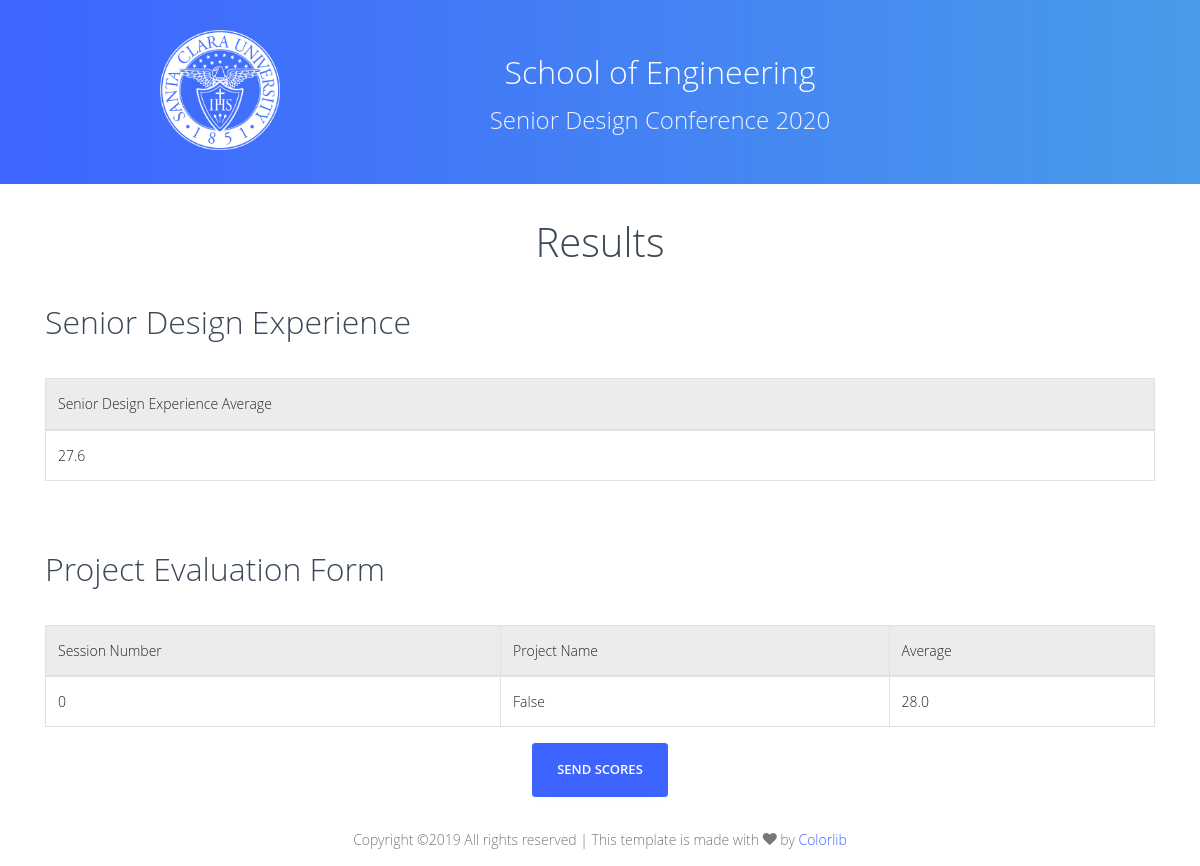
/home/admin/results/, run on an earlier commit of the app's database.
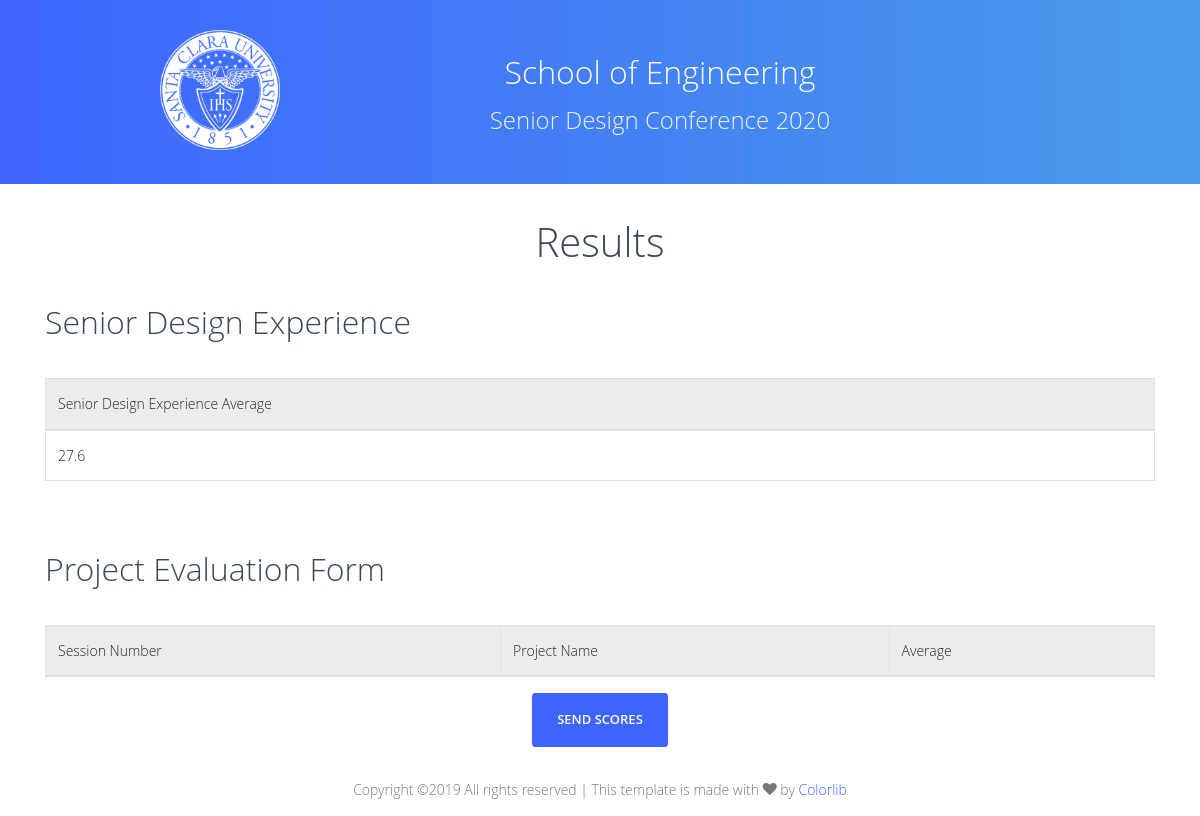
And on a later commit of the database.
### judges/models.py (models this page shows, shortened)
class PerGroupForm(models.Model):
    CHOICES = (
    (1, '1'),
    (2, '2'),
    (3, '3'),
    (4, '4'),
    (5, '5'),
    )
    sessionNum = models.IntegerField()
    roomNum = models.IntegerField()
    project_name= models.CharField(max_length=20)
    group_name= models.CharField(max_length=20)
    advisor_name= models.CharField(max_length=20)
    technical_accuracy= models.IntegerField(choices=CHOICES)
    creativity= models.IntegerField(choices=CHOICES)
    supporting_work= models.IntegerField(choices=CHOICES)
    design_process= models.IntegerField(choices=CHOICES)
    project_complexity= models.IntegerField(choices=CHOICES)
    completion= models.IntegerField(choices=CHOICES)
    tests= models.IntegerField(choices=CHOICES)
    response= models.IntegerField(choices=CHOICES)
    organization= models.IntegerField(choices=CHOICES)
    time= models.IntegerField(choices=CHOICES)
    visual= models.IntegerField(choices=CHOICES)
    confidence= models.IntegerField(choices=CHOICES)
    overview= models.CharField(max_length=20)
    comments= models.CharField(max_length=100)

### manager/views.py (the view)
# urls.py: path('results/', views.display_results, name='results'),
def display_results(request):
    all_forms = PerSessionForm.objects.all()
    session_sum = 0
    total = 0
    for form in all_forms:
        session_sum += (form.q1 + form.q2 + form.q3 + form.q4 + form.q5 + form.q6 + form.q7 + form.q8 + form.q9 + form.q10 + form.q11 + form.q12)
        total += 1
    average = session_sum / total
    eval_forms = PerGroupForm.objects.all()
    eval_sum = 0
    eval_total = 0
    counter = 0
    eval_counter = []
    eval_average = []
    eval_session = []
    eval_project = []
    for form in eval_forms:
        eval_sum += (form.technical_accuracy + form.creativity + form.supporting_work + form.design_process + form.project_complexity + form.completion + form.tests + form.response + form.organization + form.time + form.visual + form.confidence)
        eval_total += 1
        eval_average.append(eval_sum / eval_total)
        eval_session.append(form.sessionNum)
        project = form.project_name
        eval_project.append(project)
        eval_counter.append(counter)
        counter+=1
    all_results = {
        'average': average,
        'eval_average': eval_average,
        'eval_session': eval_session,
        'eval_project': eval_project,
        'eval_counter': eval_counter
    }
    return render(request, 'results.html', all_results)

### templates/results.html (shortened to what this page needs)
<!DOCTYPE html>
<html lang="en">
  <head>
    {% load static %}
	<link rel='stylesheet' href="{% static 'css/open-iconic-bootstrap.min.css' %}">
	<link rel='stylesheet' href="{% static 'css/animate.css' %}">
	<link rel='stylesheet' href="{% static 'css/owl.carousel.min.css' %}">
	<link rel='stylesheet' href="{% static 'css/owl.theme.default.min.css' %}">
	<link rel='stylesheet' href="{% static 'css/magnific-popup.css' %}">
	<link rel='stylesheet' href="{% static 'css/ionicons.min.css' %}">
	<link rel='stylesheet' href="{% static 'css/bootstrap-datetimepicker.min.css' %}">
	<link rel='stylesheet' href="{% static 'css/nouislider.css' %}">
	<link rel='stylesheet' href="{% static 'css/aos.css' %}">
	<link rel='stylesheet' href="{% static 'css/flaticon.css' %}">
	<link rel='stylesheet' href="{% static 'css/icomoon.css' %}">
	<link rel='stylesheet' href="{% static 'css/style.css' %}">
  </head>
<body>
  <div class="main-section">
  	<div class="main-section">
        <section class="hero-wrap">
            <div class="container">
                <div class="row descriptionalign-items-center justify-content-center">
                    <a href="/home/">
                        <img class="logoSmall" src="{% static 'images/scuLogo.png' %}">
                    </a>
                    <div class="col-md-8 text-center">
                        <div class="text textSmall">
                            <h2 style="color: #fff;">School of Engineering</h2>
                            <h4 class="mb-5">Senior Design Conference 2020</h4>
                        </div>
                    </div>
                </div>
            </div>
        </section>
        <section>
            <div class="container" style="position: relative;">
                <h1 style="text-align: center; margin-top: 30px; margin-bottom: 30px;">Results</h1>
				<h2>Senior Design Experience</h2>
				<br>
				<table class="table table-bordered">
		    		<thead class="table-active">
                		<tr>
        			    	<td colspan="2">Senior Design Experience Average</td>
                		</tr>
		    		</thead>
       				<tr>
        				<td>   {{ average }}   </td>
       				</tr>
        		</table>
				<br><br>
				<h2>Project Evaluation Form</h2>
				<br>
				<table class="table table-bordered">
					<thead class="table-active">
						<tr>
							<td>Session Number</td>
							<td>Project Name</td>
							<td>Average</td>
						</tr>
					</thead>
					{% for counter in eval_counter %}
					<tr>
						{% if eval_session %}
							<td> {{ eval_session.0 }} </td>
						{% endif %}
						{% if eval_project %}
							<td> {{ eval_project.0 }} </td>
						{% endif %}
						{% if eval_average %}
							<td> {{eval_average.0 }} </td>
						{% endif %}
					</tr>
					{% endfor %}
				</table>
				<p style="text-align: center"><a href="{% url 'sendscores' %}" class="btn btn-primary px-4 py-3">Send Scores</a></p>
            </div>
        </section>
	<footer class="ftco-section ftco-section-2">
	  <div class="col-md-12 text-center">
    	<p class="mb-0">
        Copyright &copy; All rights reserved | This template is made with <i class="icon-heart" aria-hidden="true"></i> by <a href="https://colorlib.com" target="_blank">Colorlib</a>
        </p>
      </div>
	</footer>
  </div>
</body>
</html>

### static/css/icomoon.css (style rules this page uses)
[class^="icon-"], [class*=" icon-"] { font-family: 'icomoon' !important; speak: none; font-style: normal; font-weight: normal; font-variant: normal; text-transform: none; line-height: 1; -webkit-font-smoothing: antialiased; -moz-osx-font-smoothing: grayscale; }
.icon-heart:before { content: "\f004"; }

What changed in the data, as far as the page shows it:
removed PerGroupForm: project_name "False"
Also different on the page:
list line gone: "0 28.0"
